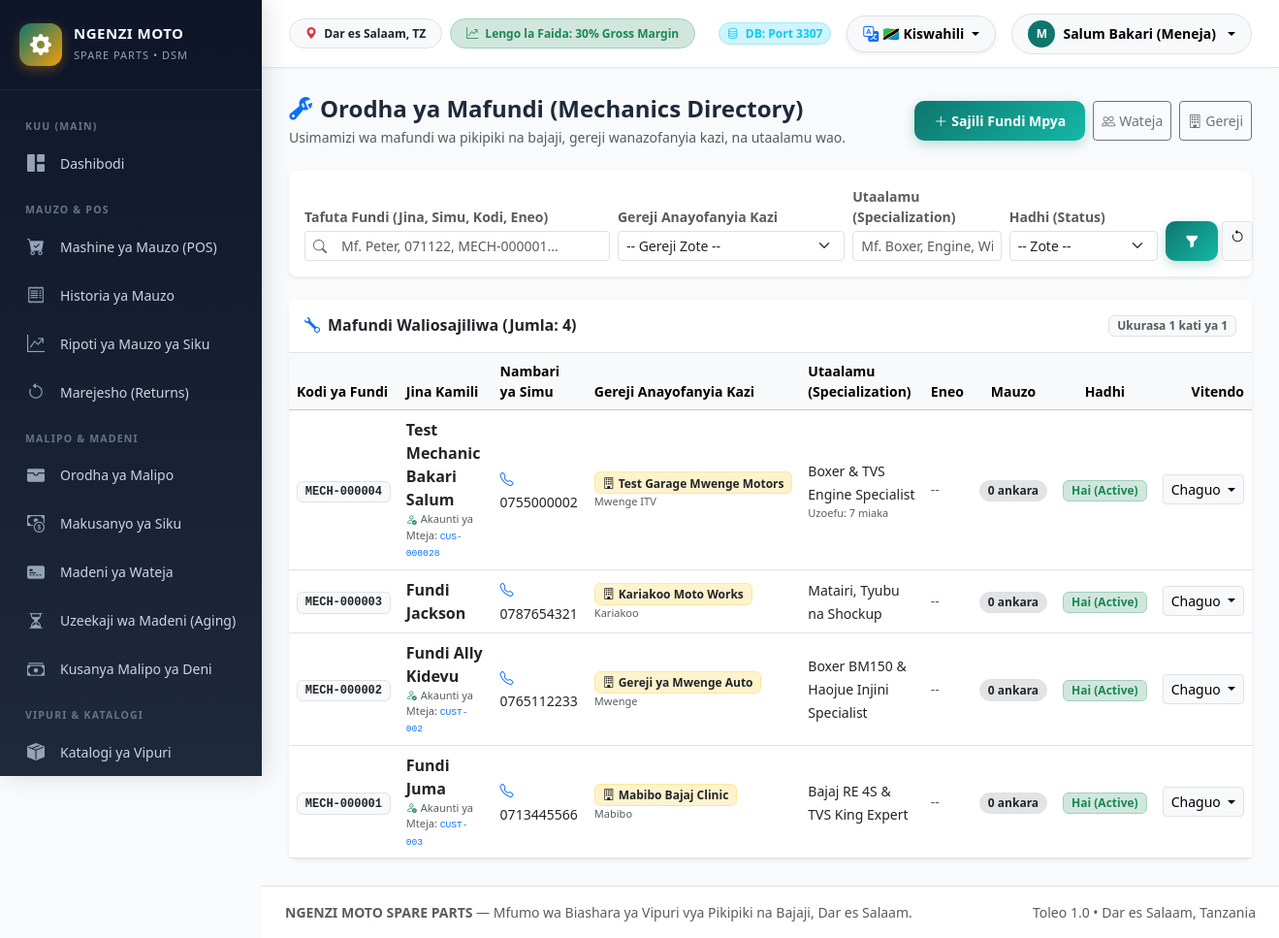
/index.php?route=mechanics (signed in), run on the app's committed database.
### tables this page shows
CREATE TABLE `mechanics` (
  `id` int(11) NOT NULL AUTO_INCREMENT,
  `mechanic_code` varchar(50) DEFAULT NULL,
  `customer_id` int(11) DEFAULT NULL,
  `garage_id` int(11) DEFAULT NULL,
  `name` varchar(100) NOT NULL,
  `phone` varchar(20) NOT NULL,
  `alternative_phone` varchar(20) DEFAULT NULL,
  `area` varchar(100) DEFAULT NULL,
  `specialization` varchar(100) DEFAULT NULL,
  `years_of_experience` int(11) DEFAULT NULL,
  `notes` text DEFAULT NULL,
  `status` enum('active','inactive','blocked') DEFAULT 'active',
  `created_by` int(11) DEFAULT NULL,
  `created_at` timestamp NOT NULL DEFAULT current_timestamp(),
  `updated_at` timestamp NOT NULL DEFAULT current_timestamp() ON UPDATE current_timestamp(),
  PRIMARY KEY (`id`),
  UNIQUE KEY `mechanic_code` (`mechanic_code`),
  KEY `customer_id` (`customer_id`),
  KEY `garage_id` (`garage_id`),
  KEY `idx_mech_phone` (`phone`),
  KEY `created_by` (`created_by`),
  CONSTRAINT `mechanics_ibfk_1` FOREIGN KEY (`customer_id`) REFERENCES `customers` (`id`) ON DELETE SET NULL,
  CONSTRAINT `mechanics_ibfk_2` FOREIGN KEY (`garage_id`) REFERENCES `garages` (`id`) ON DELETE SET NULL,
  CONSTRAINT `mechanics_ibfk_3` FOREIGN KEY (`created_by`) REFERENCES `users` (`id`) ON DELETE SET NULL
);

CREATE TABLE `customers` (
  `id` int(11) NOT NULL AUTO_INCREMENT,
  `customer_code` varchar(50) NOT NULL,
  `name` varchar(100) NOT NULL,
  `phone` varchar(20) DEFAULT NULL,
  `alternative_phone` varchar(20) DEFAULT NULL,
  `email` varchar(100) DEFAULT NULL,
  `address` varchar(255) DEFAULT NULL,
  `area` varchar(100) DEFAULT NULL,
  `gender` varchar(20) DEFAULT NULL,
  `customer_type` enum('individual','retail','mechanic','garage','business','walk_in','reseller','dealer','other') DEFAULT 'individual',
  `credit_limit` decimal(15,2) DEFAULT 0.00,
  `credit_allowed` tinyint(1) NOT NULL DEFAULT 1,
  `payment_terms` varchar(50) NOT NULL DEFAULT '30 days',
  `credit_status` enum('active','warning','blocked') NOT NULL DEFAULT 'active',
  `current_balance` decimal(15,2) DEFAULT 0.00,
  `notes` text DEFAULT NULL,
  `status` enum('active','inactive','blocked') DEFAULT 'active',
  `created_by` int(11) DEFAULT NULL,
  `updated_by` int(11) DEFAULT NULL,
  `created_at` timestamp NOT NULL DEFAULT current_timestamp(),
  `updated_at` timestamp NOT NULL DEFAULT current_timestamp() ON UPDATE current_timestamp(),
  PRIMARY KEY (`id`),
  UNIQUE KEY `customer_code` (`customer_code`),
  KEY `idx_customer_phone` (`phone`),
  KEY `created_by` (`created_by`),
  KEY `updated_by` (`updated_by`),
  CONSTRAINT `customers_ibfk_1` FOREIGN KEY (`created_by`) REFERENCES `users` (`id`) ON DELETE SET NULL,
  CONSTRAINT `customers_ibfk_2` FOREIGN KEY (`updated_by`) REFERENCES `users` (`id`) ON DELETE SET NULL
);

CREATE TABLE `garages` (
  `id` int(11) NOT NULL AUTO_INCREMENT,
  `garage_code` varchar(50) DEFAULT NULL,
  `garage_name` varchar(150) NOT NULL,
  `owner_name` varchar(100) DEFAULT NULL,
  `phone` varchar(20) NOT NULL,
  `alternative_phone` varchar(20) DEFAULT NULL,
  `email` varchar(100) DEFAULT NULL,
  `location` varchar(150) NOT NULL,
  `area` varchar(100) DEFAULT NULL,
  `address` varchar(255) DEFAULT NULL,
  `specialization` varchar(100) DEFAULT NULL,
  `garage_type` varchar(100) DEFAULT NULL,
  `credit_limit` decimal(15,2) DEFAULT 0.00,
  `customer_id` int(11) DEFAULT NULL,
  `status` enum('active','inactive') DEFAULT 'active',
  `created_by` int(11) DEFAULT NULL,
  `notes` text DEFAULT NULL,
  `created_at` timestamp NOT NULL DEFAULT current_timestamp(),
  `updated_at` timestamp NOT NULL DEFAULT current_timestamp() ON UPDATE current_timestamp(),
  PRIMARY KEY (`id`),
  UNIQUE KEY `garage_code` (`garage_code`),
  KEY `customer_id` (`customer_id`),
  KEY `created_by` (`created_by`),
  CONSTRAINT `garages_ibfk_1` FOREIGN KEY (`customer_id`) REFERENCES `customers` (`id`) ON DELETE SET NULL,
  CONSTRAINT `garages_ibfk_2` FOREIGN KEY (`created_by`) REFERENCES `users` (`id`) ON DELETE SET NULL
);

### views/mechanics/index.php (the view, shortened to what the rows shown need)
<div class="card border-0 shadow-sm rounded-3">
    <div class="card-body p-0">
        <?php if (empty($mechanics)): ?>
            <div class="p-5 text-center text-muted">
                <i class="bi bi-wrench-adjustable fs-1 d-block mb-2 text-secondary"></i>
                Hakuna fundi aliyepatikana kulingana na vigezo vilivyochaguliwa.
                <?php if ($canCreate): ?>
                    <div class="mt-3">
                        <a href="/index.php?route=mechanic_create" class="btn btn-sm btn-primary-custom">
                            <i class="bi bi-plus-lg me-1"></i> Sajili Fundi Mpya Sasa
                        </a>
                    </div>
                <?php endif; ?>
            </div>
        <?php else: ?>
            <div class="table-responsive">
                <table class="table align-middle table-hover mb-0">
                    <thead class="table-light small text-muted">
                        <tr>
                            <th>Kodi ya Fundi</th>
                            <th>Jina Kamili</th>
                            <th>Nambari ya Simu</th>
                            <th>Gereji Anayofanyia Kazi</th>
                            <th>Utaalamu (Specialization)</th>
                            <th>Eneo</th>
                            <th class="text-center">Mauzo</th>
                            <th class="text-center">Hadhi</th>
                            <th class="text-end">Vitendo</th>
                        </tr>
                    </thead>
                    <tbody>
                        <?php foreach ($mechanics as $m): ?>
                            <tr>
                                <td>
                                    <span class="badge bg-light text-dark font-monospace border">
                                        <?= htmlspecialchars($m['mechanic_code']) ?>
                                    </span>
                                </td>
                                <td>
                                    <a href="/index.php?route=mechanic_show&id=<?= $m['id'] ?>" class="fw-semibold text-dark text-decoration-none hover-primary">
                                        <?= htmlspecialchars($m['name']) ?>
                                    </a>
                                    <?php if (!empty($m['customer_code'])): ?>
                                        <div class="small text-muted" style="font-size: 11px;">
                                            <i class="bi bi-person-check text-success me-1"></i>Akaunti ya Mteja:
                                            <a href="/index.php?route=customer_show&id=<?= $m['customer_id'] ?>" class="text-decoration-none">
                                                <code><?= htmlspecialchars($m['customer_code']) ?></code>
                                            </a>
                                        </div>
                                    <?php endif; ?>
                                </td>
                                <td>
                                    <a href="tel:<?= htmlspecialchars($m['phone']) ?>" class="text-decoration-none text-dark small fw-medium">
                                        <i class="bi bi-telephone text-primary me-1"></i><?= htmlspecialchars($m['phone']) ?>
                                    </a>
                                </td>
                                <td>
                                    <?php if (!empty($m['garage_name'])): ?>
                                        <span class="badge bg-warning-subtle text-dark border border-warning-subtle">
                                            <i class="bi bi-building me-1"></i><?= htmlspecialchars($m['garage_name']) ?>
                                        </span>
                                        <div class="small text-muted" style="font-size: 11px;"><?= htmlspecialchars($m['garage_location']) ?></div>
                                    <?php else: ?>
                                        <span class="badge bg-light text-muted border">Fundi Huru (Bila Gereji)</span>
                                    <?php endif; ?>
                                </td>
                                <td>
                                    <span class="small text-dark fw-medium">
                                        <?= htmlspecialchars($m['specialization'] ?: 'Ufundi wa Jumla') ?>
                                    </span>
                                    <?php if (!empty($m['years_of_experience'])): ?>
                                        <div class="small text-muted" style="font-size: 11px;">
                                            Uzoefu: <?= $m['years_of_experience'] ?> miaka
                                        </div>
                                    <?php endif; ?>
                                </td>
                                <td class="small text-muted">
                                    <?= htmlspecialchars($m['area'] ?: '--') ?>
                                </td>
                                <td class="text-center">
                                    <span class="badge bg-secondary-subtle text-dark border rounded-pill px-2">
                                        <?= (int)$m['total_sales_count'] ?> ankara
                                    </span>
                                </td>
                                <td class="text-center">
                                    <?php if ($m['status'] === 'active'): ?>
                                        <span class="badge bg-success-subtle text-success border border-success-subtle px-2 py-1">Hai (Active)</span>
                                    <?php else: ?>
                                        <span class="badge bg-secondary-subtle text-muted border px-2 py-1">Amesitishwa</span>
                                    <?php endif; ?>
                                </td>
                                <td class="text-end">
                                    <div class="dropdown">
                                        <button class="btn btn-sm btn-light border dropdown-toggle" type="button" data-bs-toggle="dropdown">
                                            Chaguo
                                        </button>
                                    </div>
                                </td>
                            </tr>
                        <?php endforeach; ?>
                    </tbody>
                </table>
            </div>
        <?php endif; ?>
    </div>
</div>

### data on the page
mechanics: mechanic_code "MECH-000004", name "Test Mechanic Bakari Salum", customer.customer_code "CUS-000028", phone "0755000002", garage.garage_name "Test Garage Mwenge Motors", garage.location "Mwenge ITV", specialization "Boxer & TVS Engine Specialist", years_of_experience "7", area "--", total_sales_count "0", status "Hai (Active)"
mechanics: mechanic_code "MECH-000003", name "Fundi Jackson", phone "0787654321", garage.garage_name "Kariakoo Moto Works", garage.location "Kariakoo", specialization "Matairi, Tyubu na Shockup", area "--", total_sales_count "0", status "Hai (Active)"
mechanics: mechanic_code "MECH-000002", name "Fundi Ally Kidevu", customer.customer_code "CUST-002", phone "0765112233", garage.garage_name "Gereji ya Mwenge Auto", garage.location "Mwenge", specialization "Boxer BM150 & Haojue Injini Specialist", area "--", total_sales_count "0", status "Hai (Active)"
mechanics: mechanic_code "MECH-000001", name "Fundi Juma", customer.customer_code "CUST-003", phone "0713445566", garage.garage_name "Mabibo Bajaj Clinic", garage.location "Mabibo", specialization "Bajaj RE 4S & TVS King Expert", area "--", total_sales_count "0", status "Hai (Active)"

### other printed values
substr($user['username'] ?? 'U', 0, 1) "M"
$user['full_name'] "Salum Bakari (Meneja)"
$total "4"
$page "1"
$totalPages "1"
